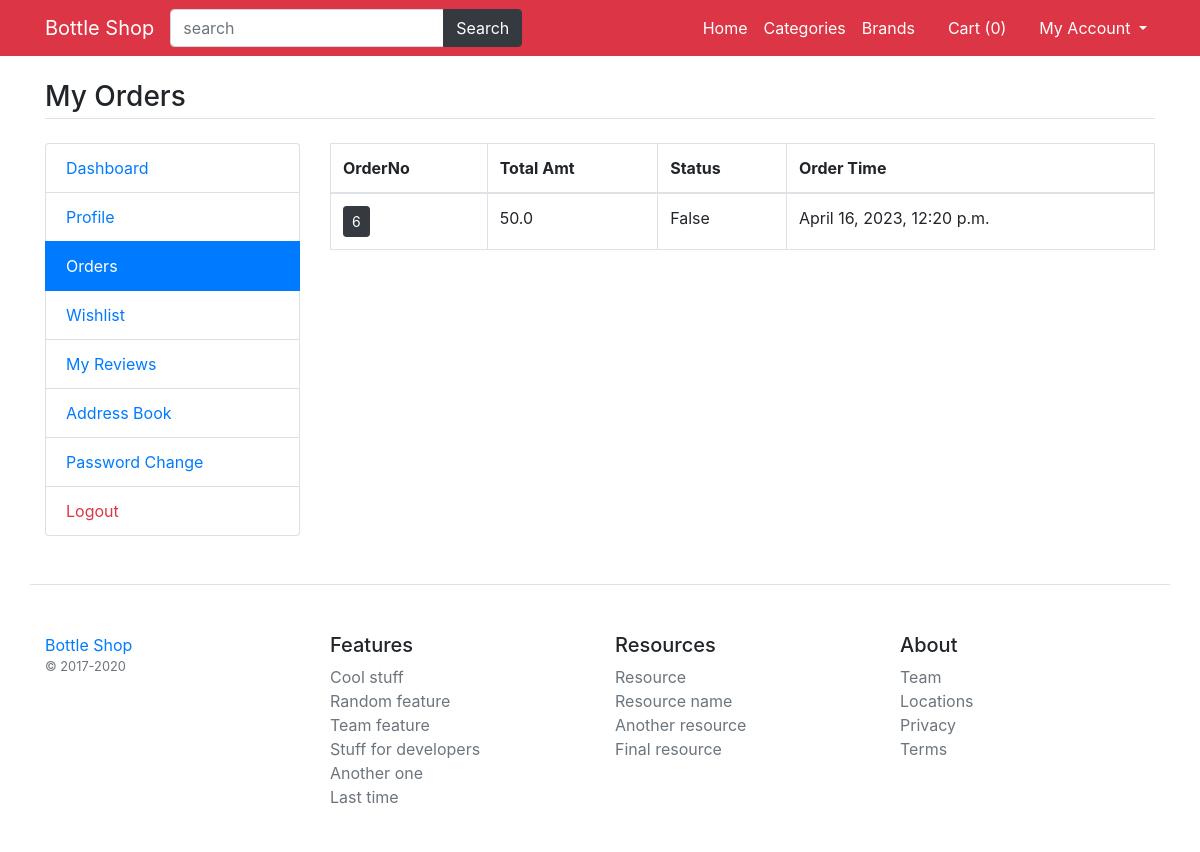
Screenshot of /my-orders (signed in) with the database file from the repository.
### main/models.py (models this page shows)
class CartOrder(models.Model):
    user=models.ForeignKey(User,on_delete=models.CASCADE)
    total_amt=models.FloatField()
    paid_status=models.BooleanField(default=False)
    order_dt=models.DateTimeField(auto_now_add=True)
    order_status=models.CharField(choices=status_choice,default='process',max_length=150)
    class Meta:
        verbose_name_plural='8. Orders'

### main/views.py (the view)
# urls.py: path('my-orders',views.my_orders, name='my_orders'),
def my_orders(request):
	orders=CartOrder.objects.filter(user=request.user).order_by('-id')
	return render(request, 'user/orders.html',{'orders':orders})

### main/template_context.py (called while the page is built)
def get_filters(request):
	cats=Product.objects.distinct().values('category__title','category__id')
	brands=Product.objects.distinct().values('brand__title','brand__id')
	colors=ProductAttribute.objects.distinct().values('color__title','color__id','color__color_code')
	sizes=ProductAttribute.objects.distinct().values('size__title','size__id')
	minMaxPrice=ProductAttribute.objects.aggregate(Min('price'),Max('price'))
	data={
		'cats':cats,
		'brands':brands,
		'colors':colors,
		'sizes':sizes,
		'minMaxPrice':minMaxPrice,
	}
	return data

### templates/user/orders.html
{% extends 'base.html' %}
{% load static %}
{% block content %}
<main class="container my-4">
	<h3 class="my-4 border-bottom pb-1">My Orders</h3>
	<div class="row">
		<div class="col-md-3">
			{% include 'user/user-sidebar.html' %}
		</div>
		<div class="col-md-9">
			<div class="table-responsive">
				<table class="table-bordered table">
					<thead>
						<tr>
							<th>OrderNo</th>
							<th>Total Amt</th>
							<th>Status</th>
							<th>Order Time</th>
						</tr>
					</thead>
					<tbody>
						{% for order in orders %}
						<tr>
							<td><a href="{% url 'my_order_items' order.id %}" class="btn btn-sm btn-dark">{{order.id}}</a></td>
							<td>{{order.total_amt}}</td>
							<td>{{order.paid_status}}</td>
							<td>{{order.order_dt}}</td>
						</tr>
						{% endfor %}
					</tbody>
				</table>
			</div>
		</div>
	</div>
</main>
{% endblock %}

### rows the page displays
CartOrder: id "6", total_amt "50.0", paid_status "False", order_dt "April 16, 2023, 12:20 p.m."

### other values shown
{{ request.session.cartdata|length }} "0"
